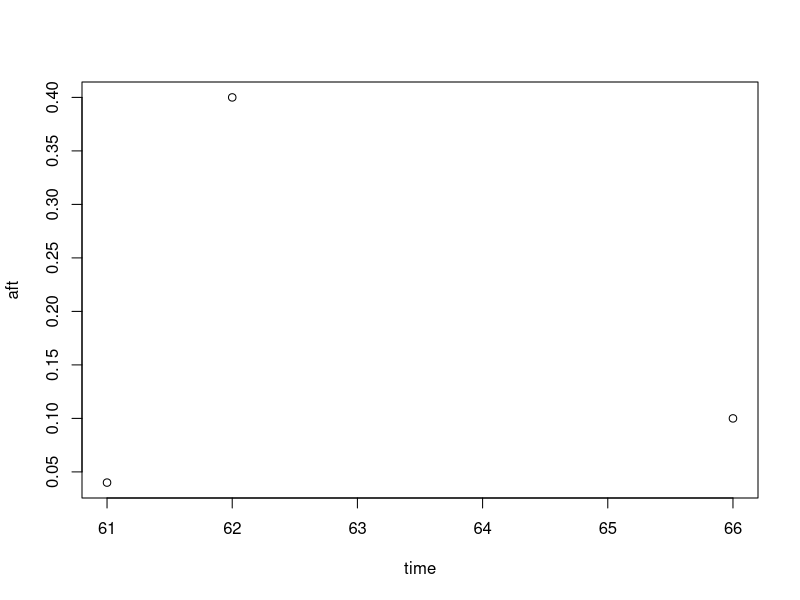

The R script that drew this image: (Note: this script raises an error after producing the figure.)
setwd('./Desktop/USC/s1/GSBA545/project 3')
library(forecast)
data = read.csv('data.csv')
#13
#CA is wrong, for there's

#OneBig is wrong


#risk model at time = 90
df = data.frame(time = c(data$time,data$time),pit=c(ifelse(is.na(data$fore),0,data$fore),ifelse(is.na(data$aft),0,data$aft)))
df$time =df$time
df$time = (df$time)^2+df$time
df$pit = df$pit
df = data.frame(mapply(c,data[!is.na(data$fore),c(8,10)],data[!is.na(data$aft),c(8,11)]))
df = data[!is.na(data$fore),c(8,10)]
df = data[!is.na(data$aft),c(8,11)]

plot(df)
colnames(df)=c('time','pit')
cor(df$time,df$pit)
m = lm(data=df,pit~time)
summary(m)
new=data.frame(time=90^2+90)
predict(m,newdata = new,interval = 'prediction',level=0.95)
0.69^2
1.19535^2



p^2 =

risk = p1*p2*p3*p4

#14
risk

#15
#cancel




